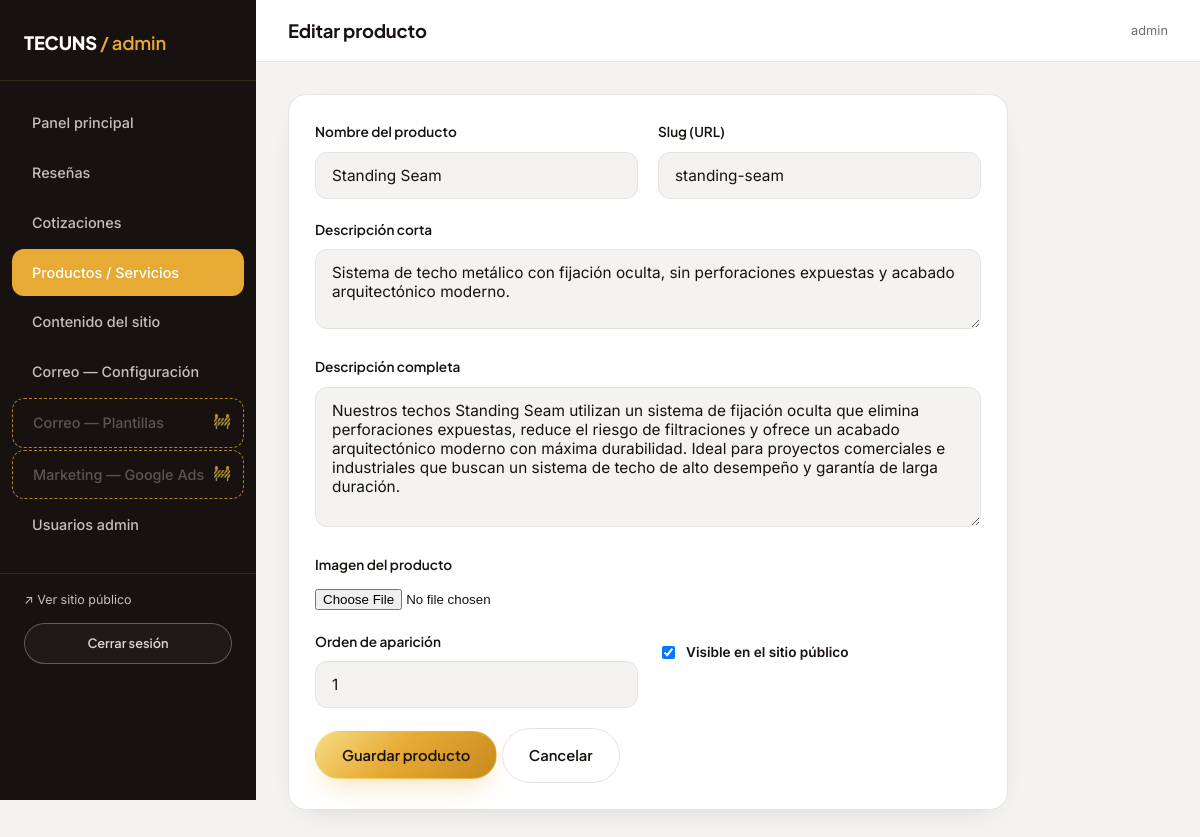
/admin/servicios/1/editar (signed in), run on an earlier commit of the app's database.
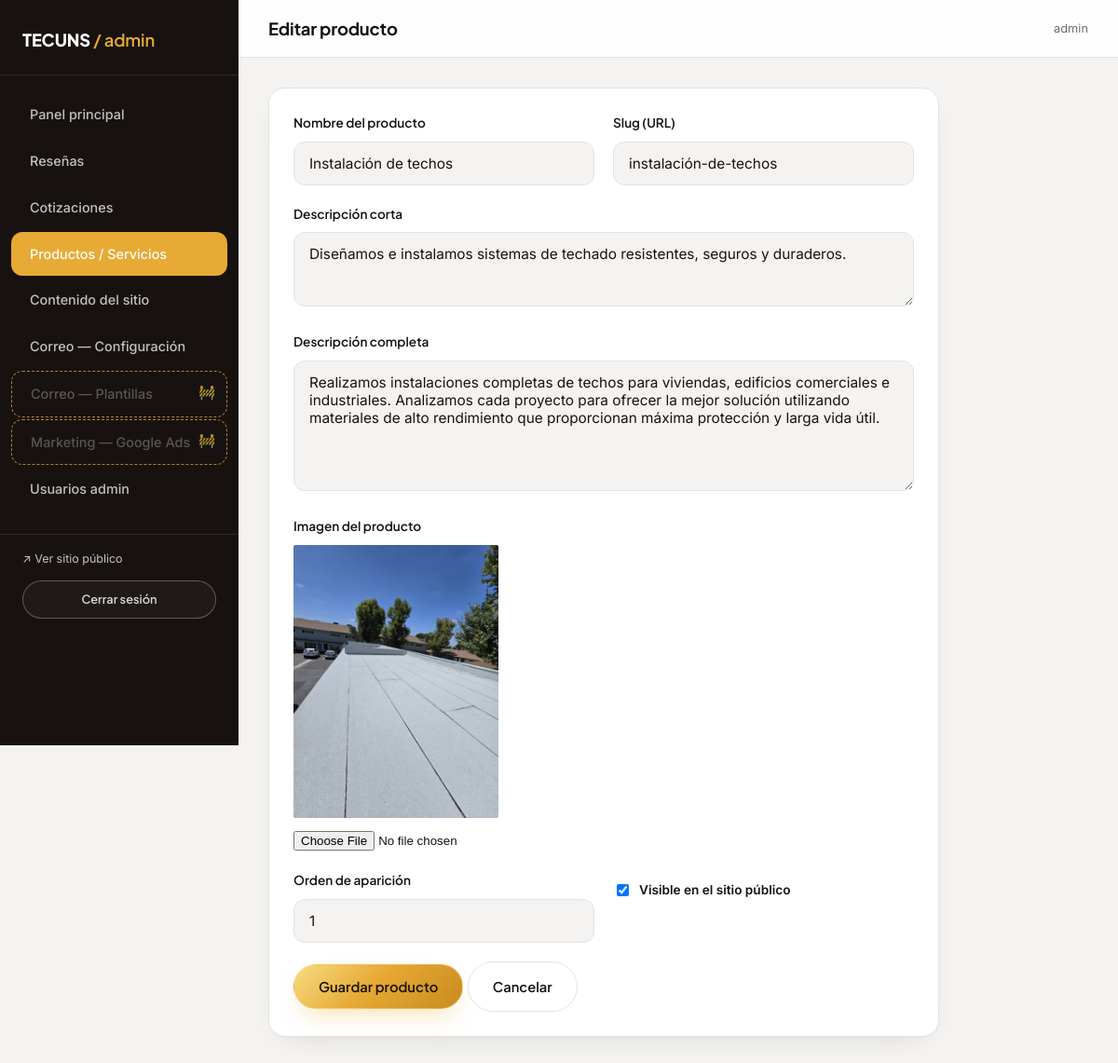
And on a later commit of the database.
### models.py (models this page shows)
class Service(db.Model):
    __tablename__ = "services"
    id = db.Column(db.Integer, primary_key=True)
    slug = db.Column(db.String(120), unique=True, nullable=False)
    name = db.Column(db.String(150), nullable=False)
    short_description = db.Column(db.String(400))
    description = db.Column(db.Text)
    image_path = db.Column(db.String(300))
    order = db.Column(db.Integer, default=0)
    active = db.Column(db.Boolean, default=True)

### admin_routes.py (the view)
@admin_bp.route("/servicios/<int:service_id>/editar", methods=["GET", "POST"])
@login_required
def editar_servicio(service_id):
    servicio = Service.query.get_or_404(service_id)
    if request.method == "POST":
        return _guardar_servicio(servicio)
    return render_template("admin/editar_servicio.html", servicio=servicio)

### translations.py (called while the page is built)
def set_language():
    lang = request.cookies.get("lang")
    if lang not in SUPPORTED:
        lang = detect_lang()
    g.lang = lang

def detect_lang():
    accept = request.headers.get("Accept-Language", "")
    primary = accept.split(",")[0].strip().lower()
    code = primary.split(";")[0].split("-")[0].strip()
    return EN if code == EN else DEFAULT

### templates/admin/editar_servicio.html (shortened to what this page needs)
{% extends "admin/base_admin.html" %}
{% block page_title %}{{ 'Editar producto' if servicio else 'Nuevo producto' }}{% endblock %}
{% block admin_content %}
<div class="card-panel" style="max-width:720px;">
  <form method="POST"
        action="{{ url_for('admin.editar_servicio', service_id=servicio.id) if servicio else url_for('admin.nuevo_servicio') }}"
        enctype="multipart/form-data">
    <div class="form-grid-2">
      <div class="form-row">
        <label for="name">Nombre del producto</label>
        <input type="text" id="name" name="name" value="{{ servicio.name if servicio else '' }}" required>
      </div>
      <div class="form-row">
        <label for="slug">Slug (URL)</label>
        <input type="text" id="slug" name="slug" value="{{ servicio.slug if servicio else '' }}" placeholder="ej. standing-seam" required>
      </div>
    </div>
    <div class="form-row">
      <label for="short_description">Descripción corta</label>
      <textarea id="short_description" name="short_description" style="min-height:80px;">{{ servicio.short_description if servicio else '' }}</textarea>
    </div>
    <div class="form-row">
      <label for="description">Descripción completa</label>
      <textarea id="description" name="description">{{ servicio.description if servicio else '' }}</textarea>
    </div>
    <div class="form-row">
      <label for="image">Imagen del producto</label>
      {% if servicio and servicio.image_path %}
        <img src="{{ url_for('static', filename=servicio.image_path) }}" alt="{{ servicio.name }}" style="max-width:220px; border-radius:2px; margin-bottom:10px;">
      {% endif %}
      <input type="file" id="image" name="image" accept="image/png, image/jpeg, image/webp">
    </div>
    <div class="form-grid-2">
      <div class="form-row">
        <label for="order">Orden de aparición</label>
        <input type="number" id="order" name="order" value="{{ servicio.order if servicio else 0 }}">
      </div>
      <div class="form-row">
        <label style="display:flex; align-items:center; gap:8px; text-transform:none; font-family:var(--font-body); margin-top:10px;">
          <input type="checkbox" name="active" style="width:auto;" {% if not servicio or servicio.active %}checked{% endif %}>
          Visible en el sitio público
        </label>
      </div>
    </div>
    <button type="submit" class="btn btn-rust">Guardar producto</button>
    <a href="{{ url_for('admin.servicios') }}" class="btn btn-outline-dark">Cancelar</a>
  </form>
</div>
{% endblock %}

What changed in the data, as far as the page shows it:
changed Service: name "Standing Seam" → "Instalación de techos"; slug "standing-seam" → "instalación-de-techos"; short_description "Sistema de techo metálico con fijación oculta, sin perforaciones expuestas y acabado arquitectónico moderno." → "Diseñamos e instalamos sistemas de techado resistentes, seguros y duraderos."; description "Nuestros techos Standing Seam utilizan un sistema de fijación oculta que elimina perforaciones expuestas, reduce el riesgo de filtraciones y ofrece un acabado arquitectónico moderno con máxima durabilidad. Ideal para proyectos comerciales e industriales que buscan un sistema de techo de alto desempeño y garantía de larga duración." → "Realizamos instalaciones completas de techos para viviendas, edificios comerciales e industriales. Analizamos cada proyecto para ofrecer la mejor solución utilizando materiales de alto rendimiento que proporcionan máxima protección y larga vida útil."; image_path: picture added
